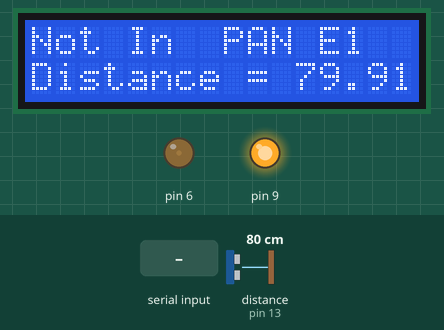
Bench run of a sketch on a simulated Arduino Uno, built with avr-gcc and run on an emulated ATmega328P. Parts: 16×2 character LCD, output pins drawn as LEDs (lit = HIGH). Wiring (inferred from the names in the program): ultrasonic range finder: trigger pin 10; echo pin 13. The inputs (shaded band) are chosen by the test bench; at power-on: distance to the obstacle (sensor on pin 13) 80 cm. The echo pulse lasts 58.3 µs per cm; pins used as bus, display or sensor lines are not drawn.

Above: at 3.2 s.
3.3 s: distance to the obstacle (sensor on pin 13) set to 2 cm
At 4.35 s:
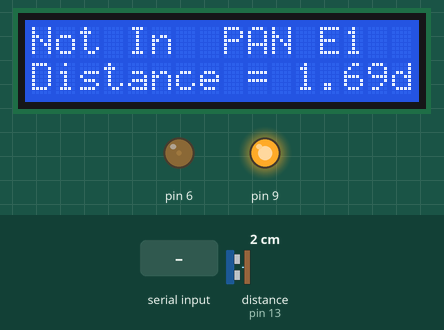
6.0 s: "s" received over the second serial link
At 7.9 s:
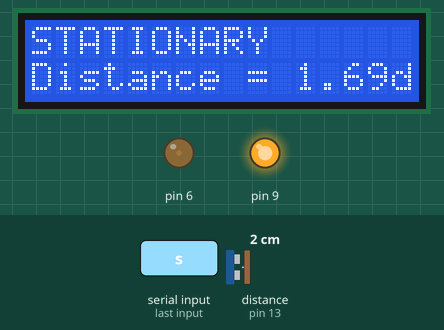
9.0 s: "c" received over the second serial link
At 9.9 s:
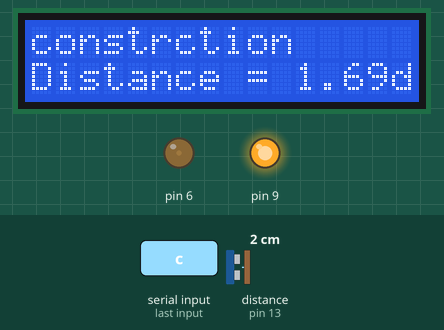
11.7 s: "n" received over the second serial link
At 12.8 s:
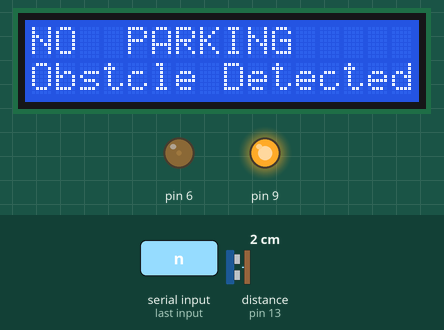
14.7 s: "e" received over the second serial link
At 15.1 s:
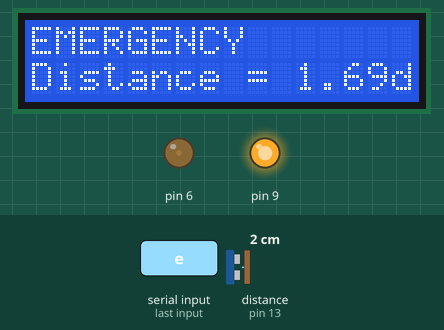
17.4 s: "1" received over the second serial link
At 17.65 s:
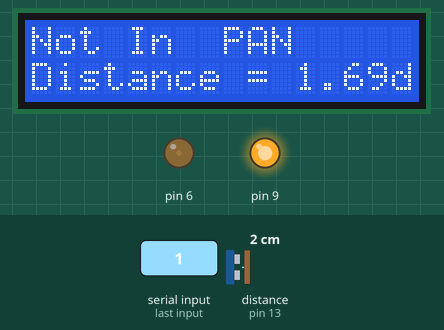
Timing chart, 0 to 20.0 s (numbered marks = the images above; inputs shaded):
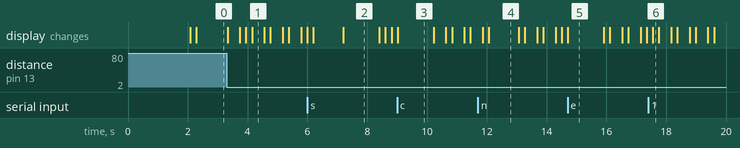

Measured:
- after the input at 3.3 s, the display: first changes at once (image 1 shows a later state)
- after the input at 6.0 s, the display: first changes after 0.20 s (image 2 shows a later state)
- after the input at 9.0 s, the display: changes at once (image 3)
- after the input at 11.7 s, the display: first changes after 0.16 s (image 4 shows a later state)
- after the input at 14.7 s, the display: changes at once (image 5)
- after the input at 17.4 s, the display: changes after 0.15 s (image 6)
- what the display in image 1 shows lasts 0.5 s, from 4.1 s to 4.6 s

The sketch:

emergency.ino
```cpp
// (licence header left out)
/*   Pin Details

     Arduino Digital 0 --> Tx of Xbee
     Arduino Digital 1 --> Rx of Xbee
     Arduino Digital 2 --> Pin 14 of LCD
     Arduino Digital 3 --> Pin 13 of LCD
     Arduino Digital 4 --> Pin 12 of LCD
     Arduino Digital 5 --> Pin 11 of LCD
     Arduino Digital 6 --> Pin 3 of LCD
     Arduino Digital 7 --> ---
     Arduino Digital 8 --> ---
     Arduino Digital 9 --> Pin 15 of LCD (for brightnes adjustment)
     Arduino Digital 10 --> Trig pin of Ultrasonic sensor
     Arduino Digital 11 --> Pin 6 of LCD(optional)
     Arduino Digital 12 --> Pin 4 of LCD(optional)
     Arduino Digital 13 --> Echo pin of Ultrasonic sensor

 */

#include <LiquidCrystal.h>
#include <SoftwareSerial.h>

#define trigPin 10
#define echoPin 13


char ch;
int Contrast=15;

SoftwareSerial xbee(0,1); // RX, TX


// initialize the library with the numbers of the interface pins
LiquidCrystal lcd(12, 11, 5, 4, 3, 2);

//void serialEvent();

//void ultrasonic();

void setup()
{
  //Ultrasonic SETUP

   pinMode(trigPin, OUTPUT);
   pinMode(echoPin, INPUT);


  //TO LIGHT UP THE BACK LIGHT and set to brightness 288 upper limits can be 2000
  analogWrite(9,288);

  Serial.begin(9600);

  analogWrite(6,Contrast);
  // set up the LCD's number of columns and rows:
  lcd.begin(16, 2);
  // Print a message to the LCD.
  lcd.print("Emergency");
  delay(1000);


  //xbee setup
  xbee.begin( 9600 );
  xbee.print('e');
  delay(1000);
}

void loop()
{
  float duration, distance;
  digitalWrite(trigPin, LOW);
  delayMicroseconds(2);

  digitalWrite(trigPin, HIGH);
  delayMicroseconds(10);
  digitalWrite(trigPin, LOW);

  duration = pulseIn(echoPin, HIGH);
  distance = (duration / 2) * 0.0344;

   if (!xbee.available())
   {
    lcd.setCursor(0,0);
    lcd.print("Not In  PAN");
    lcd.setCursor(12,0);
    lcd.print("E1");

   }
   else
   {
    lcd.setCursor(12,0);
    lcd.print("  ");

   }


 /* char a = xbee.read();
  if(a == 'e')
  {
    lcd.setCursor(0,0);
    lcd.print(" E In PAN");
    delay(1000);
  }*/

  if(!(distance >= 2 && distance <= 10))
  {

     char c = xbee.read();
     if(c=='s')
     {
        lcd.setCursor(0,0);
        lcd.print("SILENT ZONE");
        delay(1000);
     }

     if(c=='c')
     {
        lcd.setCursor(0,0);
        lcd.print("constrction");
        delay(1000);
     }

     if(c=='n')
     {
        lcd.setCursor(0,0);
        lcd.print("NO  PARKING");
        delay(1000);
     }
     if(c=='e')
     {
        lcd.setCursor(0,0);
        lcd.print("EMERGENCY  ");
        delay(1000);
     }
     if(c=='s')
     {
        lcd.setCursor(0,0);
        lcd.print("STATIONARY ");
        delay(1000);
     }


      lcd.setCursor(0,1);
      lcd.print("Distance = ");
      lcd.print(distance);
      delay(200);

    /* if (Serial.available())
     {
         // wait a bit for the entire message to arrive
         delay(100);


         // read all the available characters
          while (Serial.available() > 0)
        {
           // display each character to the LCD
           lcd.write(Serial.read());
           delay(1000);
         }
     } */
  }
  else
  {
     lcd.setCursor(0,1);
     lcd.print("Obstcle Detected");
     delay(200);
  }

}

/*void serialEvent()
{
    ch= Serial.read();
    if(ch=='E')
    {
     lcd.clear();
      lcd.print("emergency");
      delay(1000);
    }
    if(ch=='V')
    {
     lcd.clear();
      lcd.print("Vehicle");
      delay(1000);
    }
    if(ch=='P')
    {
     lcd.clear();
      lcd.print("parking");
      delay(1000);
    }

}*/
```
